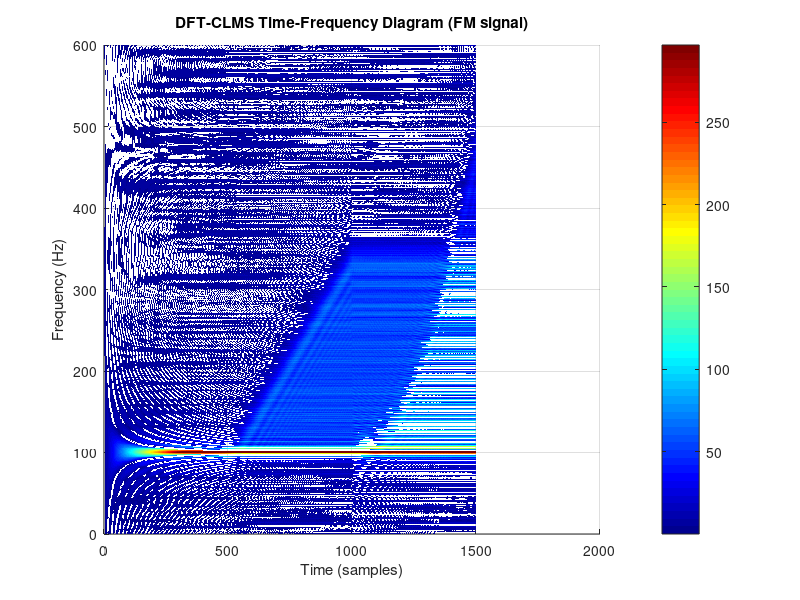

Here is the MATLAB script that generated this plot:
%% ASPMI Part 3.3 – A Real-Time Spectrum Analyser Using the DFT-CLMS
% This script covers:
%   (a) Analytical note: LS solution is the DFT (shown in comments)
%   (b) Analytical note: DFT as change-of-basis / projection (shown in comments)
%   (c) DFT-CLMS applied to the FM signal from Part 3.2, compared to AR-CLMS
%   (d) DFT-CLMS applied to EEG signal POz (segment of length 1200)

clc; clear; close all;

%% =========================================================
%% Re-generate FM signal (same parameters as Part 3.2)
%% =========================================================
fs         = 1500;
N_fm       = 1500;
sigma2_eta = 0.05;

n2 = 501:1000;  n3 = 1001:1500;
f_vec = [100*ones(1,500), 100+(n2-500)/2, 100+((n3-1000)/25).^2];
phi   = cumsum(f_vec);
noise = sqrt(sigma2_eta/2) * (randn(1, N_fm) + 1j*randn(1, N_fm));
y_fm  = exp(1j * 2*pi/fs * phi) + noise;

%% =========================================================
%% (a & b) Analytical notes (no simulation needed)
%% =========================================================
% (a) The LS solution w = (F^H F)^{-1} F^H y satisfies:
%     F^H F = N * I  (because the DFT matrix F is orthogonal: F^H F / N = I)
%     Therefore w = (1/N) * F^H y  = DFT{y} (scaled by 1/N).
%     This is the definition of the Discrete Fourier Transform.
%
% (b) The DFT changes the basis from the standard time-domain basis
%     {delta(n-k)} to the frequency-domain basis {e^{j2πkn/N}}.
%     w_k = <y, e_k> / ||e_k||^2 is the projection of y onto
%     the k-th complex exponential (frequency bin k).
%     The DFT thus decomposes the signal into its frequency components
%     by orthogonal projection onto the DFT basis vectors.

%% =========================================================
%% (c) DFT-CLMS on FM signal
%% =========================================================
% The CLMS is run with mu = 1 and the phasor input x(n):
%   x(n) = [1, e^{j2πn/N}, e^{j4πn/N}, ..., e^{j2π(N-1)n/N}]^T / N
%
% The weight w_k(n) at each time step is an online DFT Fourier coefficient.
% Plotting |w(n)| over time produces a time-frequency diagram.

N_dft = N_fm;     % DFT size = signal length
mu_dft = 1;       % Learning rate (= 1 gives convergence to DFT per Widrow)

% Weight matrix: W(k, n) = |w_k(n)|, shape [N_dft x N_fm]
W = zeros(N_dft, N_fm);

w_dft = zeros(N_dft, 1);  % Initial weights (all zero)

for n = 0 : N_fm - 1
    % Phasor input vector at time n (1-based: n corresponds to n_vec = n/N)
    k_vec = (0 : N_dft - 1)';
    x_n   = exp(1j * 2*pi * k_vec * n / N_dft);   % Column vector of complex phasors

    % CLMS output (estimate of y(n))
    y_hat = w_dft' * x_n;
    % Error
    e_n   = y_fm(n+1) - y_hat;
    % CLMS weight update: w(n+1) = w(n) + mu * e*(n) * x(n)
    w_dft = w_dft + mu_dft * conj(e_n) * x_n;

    % Store magnitude of weight vector at this time step
    W(:, n+1) = abs(w_dft);
end

% Clip outliers for better visualisation
medW = 50 * median(median(W));
W(W > medW) = medW;

% Frequency axis: bin k corresponds to frequency k * fs / N_dft
freq_dft  = (0 : N_dft-1) * fs / N_dft;
time_axis = 1 : N_fm;

figure;
surf(time_axis, freq_dft, W, 'EdgeColor', 'none');
view(2);
colormap jet;
colorbar;
xlabel('Time (samples)');
ylabel('Frequency (Hz)');
title('DFT-CLMS Time-Frequency Diagram (FM signal)');
ylim([0 600]);

fprintf('=== Part (c): DFT-CLMS vs AR-CLMS ===\n');
fprintf('DFT-CLMS weights converge slowly because mu=1 is used globally\n');
fprintf('across N=%d weights – the effective per-bin step size is 1/N.\n', N_dft);
fprintf('This results in a blurry time-frequency map (the weights average\n');
fprintf('DFT coefficients over past samples, not just the current instant).\n');
fprintf('AR-CLMS (Part 3.2) tracks instantaneous frequency more sharply\n');
fprintf('because it only updates one coefficient per sample.\n\n');
fprintf('The DFT-CLMS weights |w_k(n)|^2 represent a running spectral estimate\n');
fprintf('rather than a true power spectrum, hence they do not match the AR power\n');
fprintf('spectrum directly.\n\n');

%% =========================================================
%% (d) DFT-CLMS on EEG signal (POz segment of length 1200)
%% =========================================================
eeg_file = 'EEG_Data\EEG_Data_Assignment1.mat';
if ~isfile(eeg_file)
    warning('EEG file not found: %s\nSkipping Part (d).', eeg_file);
else
    load(eeg_file);   % Loads: POz, fs

    % Select a segment of 1200 samples (adjust start index 'a' as desired)
    a      = 1;
    y_eeg  = POz(a : a + 1200 - 1);
    N_eeg  = length(y_eeg);   % = 1200

    % DFT-CLMS on EEG segment
    W_eeg = zeros(N_eeg, N_eeg);
    w_eeg = zeros(N_eeg, 1);

    for n = 0 : N_eeg - 1
        k_vec  = (0 : N_eeg - 1)';
        x_n    = exp(1j * 2*pi * k_vec * n / N_eeg);
        y_hat  = w_eeg' * x_n;
        e_n    = y_eeg(n+1) - y_hat;
        w_eeg  = w_eeg + mu_dft * conj(e_n) * x_n;
        W_eeg(:, n+1) = abs(w_eeg);
    end

    % Clip outliers
    medW_eeg = 50 * median(median(W_eeg));
    W_eeg(W_eeg > medW_eeg) = medW_eeg;

    % Frequency axis: 0 to fs Hz (for EEG, fs is typically 1200 Hz)
    freq_eeg  = (0 : N_eeg - 1) * fs / N_eeg;
    time_eeg  = (0 : N_eeg - 1) / fs;

    figure;
    surf(time_eeg, freq_eeg, W_eeg, 'EdgeColor', 'none');
    view(2);
    colormap jet;
    colorbar;
    xlabel('Time (s)');
    ylabel('Frequency (Hz)');
    title('DFT-CLMS Time-Frequency Diagram (EEG POz, 1200 samples)');
    ylim([0 100]);  % Zoom to EEG-relevant frequencies (0-100 Hz)

    fprintf('=== Part (d): DFT-CLMS on EEG ===\n');
    fprintf('The time-frequency diagram should reveal:\n');
    fprintf('  - Alpha rhythm (~8-10 Hz) if the subject is resting\n');
    fprintf('  - SSVEP peak at the stimulus frequency (from Assignment 1)\n');
    fprintf('  - 50 Hz power-line artefact\n');
    fprintf('The DFT-CLMS provides a continuous-time spectral snapshot,\n');
    fprintf('useful for tracking non-stationary EEG dynamics.\n');
end
